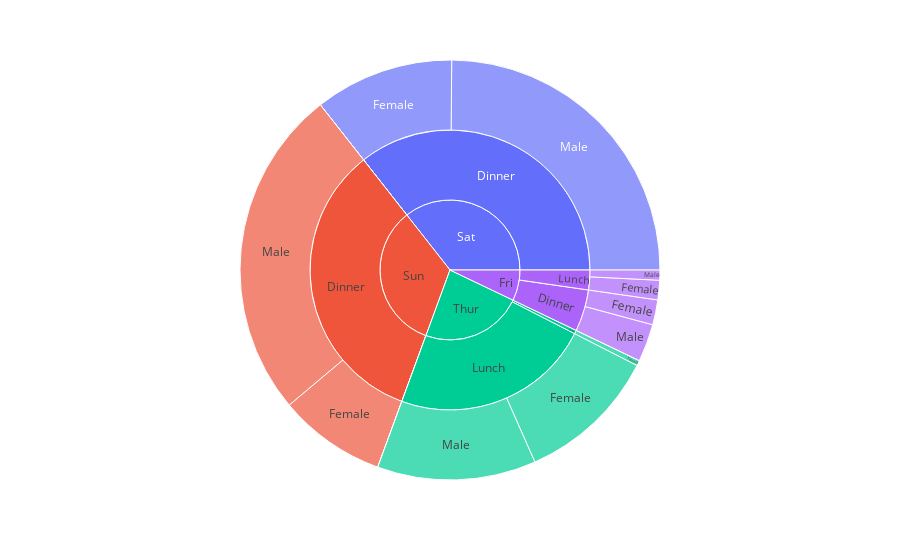

Write notebook code for a chart like this one.
### Code cell
fig = px.sunburst(df,path=['day','time','sex'],values='tip')
fig.show()

### Figure 1 — Plotly figure (JSON) as saved in the notebook; plotly's stock layout.template omitted (floating-point values rounded to 4 significant figures)
{"data": [{"branchvalues": "total", "domain": {"x": [0, 1], "y": [0, 1]}, "hovertemplate": "labels=%{label}<br>tip=%{value}<br>parent=%{parent}<br>id=%{id}<extra></extra>", "ids": ["Thur/Lunch/Male", "Fri/Lunch/Male", "Sat/Lunch/Male", "Sun/Lunch/Male", "Thur/Dinner/Male", "Fri/Dinner/Male", "Sat/Dinner/Male", "Sun/Dinner/Male", "Thur/Lunch/Female", "Fri/Lunch/Female", "Sat/Lunch/Female", "Sun/Lunch/Female", "Thur/Dinner/Female", "Fri/Dinner/Female", "Sat/Dinner/Female", "Sun/Dinner/Female", "Thur/Lunch", "Fri/Lunch", "Sat/Lunch", "Sun/Lunch", "Thur/Dinner", "Fri/Dinner", "Sat/Dinner", "Sun/Dinner", "Thur", "Fri", "Sat", "Sun"], "labels": ["Male", "Male", "Male", "Male", "Male", "Male", "Male", "Male", "Female", "Female", "Female", "Female", "Female", "Female", "Female", "Female", "Lunch", "Lunch", "Lunch", "Lunch", "Dinner", "Dinner", "Dinner", "Dinner", "Thur", "Fri", "Sat", "Sun"], "name": "", "parents": ["Thur/Lunch", "Fri/Lunch", "Sat/Lunch", "Sun/Lunch", "Thur/Dinner", "Fri/Dinner", "Sat/Dinner", "Sun/Dinner", "Thur/Lunch", "Fri/Lunch", "Sat/Lunch", "Sun/Lunch", "Thur/Dinner", "Fri/Dinner", "Sat/Dinner", "Sun/Dinner", "Thur", "Fri", "Sat", "Sun", "Thur", "Fri", "Sat", "Sun", "", "", "", ""], "type": "sunburst", "values": [89.41, 5.7, 0, 0, 0, 21.23, 181.9, 186.8, 79.42, 10.98, 0, 0, 3, 14.05, 78.45, 60.61, 168.8, 16.68, 0, 0, 3, 35.28, 260.4, 247.4, 171.8, 51.96, 260.4, 247.4]}], "layout": {"legend": {"tracegroupgap": 0}, "margin": {"t": 60}}}
